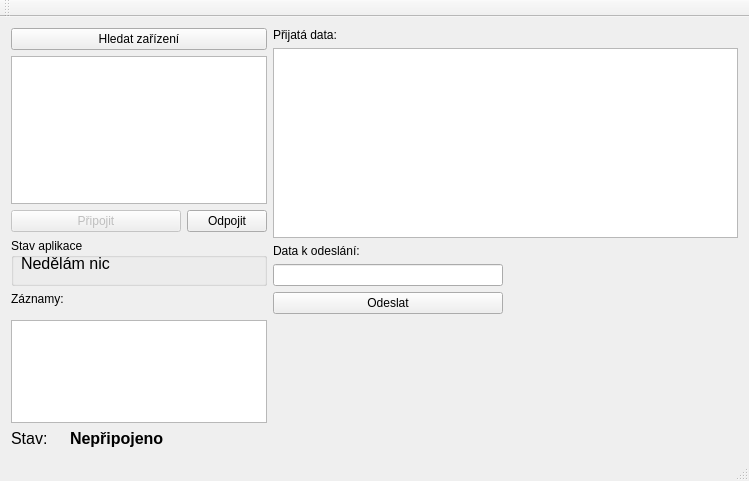
<?xml version="1.0" encoding="UTF-8"?>
<ui version="4.0">
 <class>MainWindow</class>
 <widget class="QMainWindow" name="MainWindow">
  <property name="geometry">
   <rect>
    <x>0</x>
    <y>0</y>
    <width>749</width>
    <height>481</height>
   </rect>
  </property>
  <property name="windowTitle">
   <string>MainWindow</string>
  </property>
  <widget class="QWidget" name="centralWidget">
   <layout class="QGridLayout" name="gridLayout">
    <item row="4" column="0" rowspan="3" colspan="4">
     <widget class="QGroupBox" name="groupBox">
      <property name="title">
       <string>Stav aplikace</string>
      </property>
      <widget class="QLabel" name="popisekStav">
       <property name="geometry">
        <rect>
         <x>10</x>
         <y>10</y>
         <width>231</width>
         <height>31</height>
        </rect>
       </property>
       <property name="font">
        <font>
         <pointsize>12</pointsize>
        </font>
       </property>
       <property name="text">
        <string>Nedělám nic</string>
       </property>
      </widget>
      <zorder>popisekStav</zorder>
      <zorder>poleLog</zorder>
     </widget>
    </item>
    <item row="0" column="4">
     <widget class="QLabel" name="label_3">
      <property name="text">
       <string>Přijatá data:</string>
      </property>
     </widget>
    </item>
    <item row="3" column="0" colspan="3">
     <widget class="QPushButton" name="tlacitkoPripojit">
      <property name="enabled">
       <bool>false</bool>
      </property>
      <property name="text">
       <string>Připojit</string>
      </property>
     </widget>
    </item>
    <item row="3" column="3">
     <widget class="QPushButton" name="tlacitkoOdpojit">
      <property name="enabled">
       <bool>true</bool>
      </property>
      <property name="text">
       <string>Odpojit</string>
      </property>
     </widget>
    </item>
    <item row="0" column="0" rowspan="2" colspan="4">
     <widget class="QPushButton" name="tlacitkoHledejZarizeni">
      <property name="text">
       <string>Hledat zařízení</string>
      </property>
     </widget>
    </item>
    <item row="10" column="0">
     <widget class="QLabel" name="label_2">
      <property name="font">
       <font>
        <pointsize>12</pointsize>
       </font>
      </property>
      <property name="text">
       <string>Stav:</string>
      </property>
     </widget>
    </item>
    <item row="6" column="4">
     <widget class="QLineEdit" name="poleKOdeslani"/>
    </item>
    <item row="5" column="4">
     <widget class="QLabel" name="label_4">
      <property name="text">
       <string>Data k odeslání:</string>
      </property>
     </widget>
    </item>
    <item row="7" column="4">
     <widget class="QPushButton" name="tlacitkoOdeslat">
      <property name="enabled">
       <bool>true</bool>
      </property>
      <property name="text">
       <string>Odeslat</string>
      </property>
     </widget>
    </item>
    <item row="10" column="1" colspan="4">
     <widget class="QLabel" name="popisekStavSpojeni">
      <property name="font">
       <font>
        <pointsize>12</pointsize>
        <weight>75</weight>
        <bold>true</bold>
       </font>
      </property>
      <property name="text">
       <string>Nepřipojeno</string>
      </property>
     </widget>
    </item>
    <item row="7" column="0">
     <widget class="QLabel" name="label">
      <property name="text">
       <string>Záznamy:</string>
      </property>
      <property name="alignment">
       <set>Qt::AlignLeading|Qt::AlignLeft|Qt::AlignTop</set>
      </property>
     </widget>
    </item>
    <item row="8" column="0" rowspan="2" colspan="4">
     <widget class="QTextEdit" name="poleLog">
      <property name="readOnly">
       <bool>true</bool>
      </property>
     </widget>
    </item>
    <item row="2" column="0" colspan="4">
     <widget class="QListView" name="listView"/>
    </item>
    <item row="6" column="5">
     <spacer name="horizontalSpacer">
      <property name="orientation">
       <enum>Qt::Horizontal</enum>
      </property>
      <property name="sizeHint" stdset="0">
       <size>
        <width>40</width>
        <height>20</height>
       </size>
      </property>
     </spacer>
    </item>
    <item row="1" column="4" rowspan="4" colspan="2">
     <widget class="QTextEdit" name="polePrijataData">
      <property name="readOnly">
       <bool>true</bool>
      </property>
     </widget>
    </item>
   </layout>
  </widget>
  <widget class="QMenuBar" name="menuBar">
   <property name="geometry">
    <rect>
     <x>0</x>
     <y>0</y>
     <width>749</width>
     <height>21</height>
    </rect>
   </property>
  </widget>
  <widget class="QToolBar" name="mainToolBar">
   <attribute name="toolBarArea">
    <enum>TopToolBarArea</enum>
   </attribute>
   <attribute name="toolBarBreak">
    <bool>false</bool>
   </attribute>
  </widget>
  <widget class="QStatusBar" name="statusBar"/>
 </widget>
 <layoutdefault spacing="6" margin="11"/>
 <resources/>
 <connections/>
</ui>
